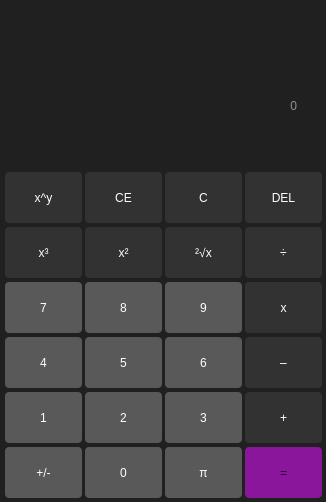
<?xml version="1.0" encoding="UTF-8"?>
<ui version="4.0">
 <class>MainWindowDialog</class>
 <widget class="QDialog" name="MainWindowDialog">
  <property name="geometry">
   <rect>
    <x>0</x>
    <y>0</y>
    <width>326</width>
    <height>502</height>
   </rect>
  </property>
  <property name="windowTitle">
   <string>Dialog</string>
  </property>
  <property name="styleSheet">
   <string notr="true">QDialog {
	background-color: rgb(32, 32, 32);
}</string>
  </property>
  <widget class="QPushButton" name="plusMinusBtn">
   <property name="geometry">
    <rect>
     <x>5</x>
     <y>447</y>
     <width>77</width>
     <height>51</height>
    </rect>
   </property>
   <property name="styleSheet">
    <string notr="true">QPushButton {
	background-color: rgb(89, 89, 89);
	border-radius: 4px;
	font: 700 20pt &quot;Segoe UI&quot;;
	color: rgb(255, 255, 255);
}

QPushButton::hover {
background-color: rgb(50, 50, 50);
}</string>
   </property>
   <property name="text">
    <string>+/-</string>
   </property>
  </widget>
  <widget class="QPushButton" name="zeroBtn">
   <property name="geometry">
    <rect>
     <x>85</x>
     <y>447</y>
     <width>77</width>
     <height>51</height>
    </rect>
   </property>
   <property name="styleSheet">
    <string notr="true">QPushButton {
	background-color: rgb(89, 89, 89);
	border-radius: 4px;
	font: 700 20pt &quot;Segoe UI&quot;;
	color: rgb(255, 255, 255);
}

QPushButton::hover {
background-color: rgb(50, 50, 50);
}</string>
   </property>
   <property name="text">
    <string>0</string>
   </property>
  </widget>
  <widget class="QPushButton" name="PiGreco">
   <property name="geometry">
    <rect>
     <x>165</x>
     <y>447</y>
     <width>77</width>
     <height>51</height>
    </rect>
   </property>
   <property name="styleSheet">
    <string notr="true">QPushButton {
	background-color: rgb(89, 89, 89);
	border-radius: 4px;
	font: 700 20pt &quot;Segoe UI&quot;;
	color: rgb(255, 255, 255);
}

QPushButton::hover {
background-color: rgb(50, 50, 50);
}</string>
   </property>
   <property name="text">
    <string>π</string>
   </property>
  </widget>
  <widget class="QPushButton" name="equalsBtn">
   <property name="geometry">
    <rect>
     <x>245</x>
     <y>447</y>
     <width>77</width>
     <height>51</height>
    </rect>
   </property>
   <property name="styleSheet">
    <string notr="true">QPushButton {
	background-color: rgb(138, 22, 155);
	border-radius: 4px;
	font: 700 20pt &quot;Segoe UI&quot;;
	color: rgb(38, 6, 43);
}

QPushButton::hover {
	background-color: rgb(115, 18, 130);
}</string>
   </property>
   <property name="text">
    <string>=</string>
   </property>
  </widget>
  <widget class="QPushButton" name="threeBtn">
   <property name="geometry">
    <rect>
     <x>165</x>
     <y>392</y>
     <width>77</width>
     <height>51</height>
    </rect>
   </property>
   <property name="styleSheet">
    <string notr="true">QPushButton {
	background-color: rgb(89, 89, 89);
	border-radius: 4px;
	font: 700 20pt &quot;Segoe UI&quot;;
	color: rgb(255, 255, 255);
}

QPushButton::hover {
background-color: rgb(50, 50, 50);
}</string>
   </property>
   <property name="text">
    <string>3</string>
   </property>
  </widget>
  <widget class="QPushButton" name="oneBtn">
   <property name="geometry">
    <rect>
     <x>5</x>
     <y>392</y>
     <width>77</width>
     <height>51</height>
    </rect>
   </property>
   <property name="styleSheet">
    <string notr="true">QPushButton {
	background-color: rgb(89, 89, 89);
	border-radius: 4px;
	font: 700 20pt &quot;Segoe UI&quot;;
	color: rgb(255, 255, 255);
}

QPushButton::hover {
background-color: rgb(50, 50, 50);
}</string>
   </property>
   <property name="text">
    <string>1</string>
   </property>
  </widget>
  <widget class="QPushButton" name="twoBtn">
   <property name="geometry">
    <rect>
     <x>85</x>
     <y>392</y>
     <width>77</width>
     <height>51</height>
    </rect>
   </property>
   <property name="styleSheet">
    <string notr="true">QPushButton {
	background-color: rgb(89, 89, 89);
	border-radius: 4px;
	font: 700 20pt &quot;Segoe UI&quot;;
	color: rgb(255, 255, 255);
}

QPushButton::hover {
background-color: rgb(50, 50, 50);
}</string>
   </property>
   <property name="text">
    <string>2</string>
   </property>
  </widget>
  <widget class="QPushButton" name="plusBtn">
   <property name="geometry">
    <rect>
     <x>245</x>
     <y>392</y>
     <width>77</width>
     <height>51</height>
    </rect>
   </property>
   <property name="styleSheet">
    <string notr="true">QPushButton {
	background-color: rgb(50, 50, 50);
	border-radius: 4px;
	font: 700 18pt &quot;Segoe UI&quot;;
	color: rgb(255, 255, 255);
}

QPushButton::hover {
	background-color: rgb(89, 89, 89);
}</string>
   </property>
   <property name="text">
    <string>+</string>
   </property>
  </widget>
  <widget class="QPushButton" name="fiveBtn">
   <property name="geometry">
    <rect>
     <x>85</x>
     <y>337</y>
     <width>77</width>
     <height>51</height>
    </rect>
   </property>
   <property name="styleSheet">
    <string notr="true">QPushButton {
	background-color: rgb(89, 89, 89);
	border-radius: 4px;
	font: 700 20pt &quot;Segoe UI&quot;;
	color: rgb(255, 255, 255);
}

QPushButton::hover {
background-color: rgb(50, 50, 50);
}</string>
   </property>
   <property name="text">
    <string>5</string>
   </property>
  </widget>
  <widget class="QPushButton" name="sixBtn">
   <property name="geometry">
    <rect>
     <x>165</x>
     <y>337</y>
     <width>77</width>
     <height>51</height>
    </rect>
   </property>
   <property name="styleSheet">
    <string notr="true">QPushButton {
	background-color: rgb(89, 89, 89);
	border-radius: 4px;
	font: 700 20pt &quot;Segoe UI&quot;;
	color: rgb(255, 255, 255);
}

QPushButton::hover {
background-color: rgb(50, 50, 50);
}</string>
   </property>
   <property name="text">
    <string>6</string>
   </property>
  </widget>
  <widget class="QPushButton" name="fourBtn">
   <property name="geometry">
    <rect>
     <x>5</x>
     <y>337</y>
     <width>77</width>
     <height>51</height>
    </rect>
   </property>
   <property name="styleSheet">
    <string notr="true">QPushButton {
	background-color: rgb(89, 89, 89);
	border-radius: 4px;
	font: 700 20pt &quot;Segoe UI&quot;;
	color: rgb(255, 255, 255);
}

QPushButton::hover {
background-color: rgb(50, 50, 50);
}</string>
   </property>
   <property name="text">
    <string>4</string>
   </property>
  </widget>
  <widget class="QPushButton" name="minusBtn">
   <property name="geometry">
    <rect>
     <x>245</x>
     <y>337</y>
     <width>77</width>
     <height>51</height>
    </rect>
   </property>
   <property name="styleSheet">
    <string notr="true">QPushButton {
	background-color: rgb(50, 50, 50);
	border-radius: 4px;
	font: 700 18pt &quot;Segoe UI&quot;;
	color: rgb(255, 255, 255);
}

QPushButton::hover {
background-color: rgb(89, 89, 89);
}</string>
   </property>
   <property name="text">
    <string>–</string>
   </property>
  </widget>
  <widget class="QPushButton" name="eightBtn">
   <property name="geometry">
    <rect>
     <x>85</x>
     <y>282</y>
     <width>77</width>
     <height>51</height>
    </rect>
   </property>
   <property name="styleSheet">
    <string notr="true">QPushButton {
	background-color: rgb(89, 89, 89);
	border-radius: 4px;
	font: 700 20pt &quot;Segoe UI&quot;;
	color: rgb(255, 255, 255);
}

QPushButton::hover {
background-color: rgb(50, 50, 50);
}</string>
   </property>
   <property name="text">
    <string>8</string>
   </property>
  </widget>
  <widget class="QPushButton" name="moltiplicationBtn">
   <property name="geometry">
    <rect>
     <x>245</x>
     <y>282</y>
     <width>77</width>
     <height>51</height>
    </rect>
   </property>
   <property name="styleSheet">
    <string notr="true">QPushButton {
	background-color: rgb(50, 50, 50);
	border-radius: 4px;
	font: 700 18pt &quot;Segoe UI&quot;;
	color: rgb(255, 255, 255);
}

QPushButton::hover {
background-color: rgb(89, 89, 89);
}</string>
   </property>
   <property name="text">
    <string>x</string>
   </property>
  </widget>
  <widget class="QPushButton" name="nineBtn">
   <property name="geometry">
    <rect>
     <x>165</x>
     <y>282</y>
     <width>77</width>
     <height>51</height>
    </rect>
   </property>
   <property name="styleSheet">
    <string notr="true">QPushButton {
	background-color: rgb(89, 89, 89);
	border-radius: 4px;
	font: 700 20pt &quot;Segoe UI&quot;;
	color: rgb(255, 255, 255);
}

QPushButton::hover {
background-color: rgb(50, 50, 50);
}</string>
   </property>
   <property name="text">
    <string>9</string>
   </property>
  </widget>
  <widget class="QPushButton" name="sevenBtn">
   <property name="geometry">
    <rect>
     <x>5</x>
     <y>282</y>
     <width>77</width>
     <height>51</height>
    </rect>
   </property>
   <property name="styleSheet">
    <string notr="true">QPushButton {
	background-color: rgb(89, 89, 89);
	border-radius: 4px;
	font: 700 20pt &quot;Segoe UI&quot;;
	color: rgb(255, 255, 255);
}

QPushButton::hover {
background-color: rgb(50, 50, 50);
}</string>
   </property>
   <property name="text">
    <string>7</string>
   </property>
  </widget>
  <widget class="QPushButton" name="X2_Btn">
   <property name="geometry">
    <rect>
     <x>85</x>
     <y>227</y>
     <width>77</width>
     <height>51</height>
    </rect>
   </property>
   <property name="styleSheet">
    <string notr="true">QPushButton {
	background-color: rgb(50, 50, 50);
	border-radius: 4px;
	font: 700 18pt &quot;Segoe UI&quot;;
	color: rgb(255, 255, 255);
}

QPushButton::hover {
background-color: rgb(89, 89, 89);
}</string>
   </property>
   <property name="text">
    <string>x²</string>
   </property>
  </widget>
  <widget class="QPushButton" name="DivisionBtn">
   <property name="geometry">
    <rect>
     <x>245</x>
     <y>227</y>
     <width>77</width>
     <height>51</height>
    </rect>
   </property>
   <property name="styleSheet">
    <string notr="true">QPushButton {
	background-color: rgb(50, 50, 50);
	border-radius: 4px;
	font: 700 18pt &quot;Segoe UI&quot;;
	color: rgb(255, 255, 255);
}

QPushButton::hover {
background-color: rgb(89, 89, 89);
}</string>
   </property>
   <property name="text">
    <string>÷</string>
   </property>
  </widget>
  <widget class="QPushButton" name="rootBtn">
   <property name="geometry">
    <rect>
     <x>165</x>
     <y>227</y>
     <width>77</width>
     <height>51</height>
    </rect>
   </property>
   <property name="styleSheet">
    <string notr="true">QPushButton {
	background-color: rgb(50, 50, 50);
	border-radius: 4px;
	font: 700 18pt &quot;Segoe UI&quot;;
	color: rgb(255, 255, 255);
}

QPushButton::hover {
background-color: rgb(89, 89, 89);
}</string>
   </property>
   <property name="text">
    <string>²√x</string>
   </property>
  </widget>
  <widget class="QPushButton" name="X3_Btn">
   <property name="geometry">
    <rect>
     <x>5</x>
     <y>227</y>
     <width>77</width>
     <height>51</height>
    </rect>
   </property>
   <property name="styleSheet">
    <string notr="true">QPushButton {
	background-color: rgb(50, 50, 50);
	border-radius: 4px;
	font: 700 18pt &quot;Segoe UI&quot;;
	color: rgb(255, 255, 255);
}

QPushButton::hover {
background-color: rgb(89, 89, 89);
}</string>
   </property>
   <property name="text">
    <string>x³</string>
   </property>
  </widget>
  <widget class="QPushButton" name="CE_Btn">
   <property name="geometry">
    <rect>
     <x>85</x>
     <y>172</y>
     <width>77</width>
     <height>51</height>
    </rect>
   </property>
   <property name="styleSheet">
    <string notr="true">QPushButton {
	background-color: rgb(50, 50, 50);
	border-radius: 4px;
	font: 700 18pt &quot;Segoe UI&quot;;
	color: rgb(255, 255, 255);
}

QPushButton::hover {
background-color: rgb(89, 89, 89);
}</string>
   </property>
   <property name="text">
    <string>CE</string>
   </property>
  </widget>
  <widget class="QPushButton" name="DEL_Btn">
   <property name="geometry">
    <rect>
     <x>245</x>
     <y>172</y>
     <width>77</width>
     <height>51</height>
    </rect>
   </property>
   <property name="styleSheet">
    <string notr="true">QPushButton {
	background-color: rgb(50, 50, 50);
	border-radius: 4px;
	font: 700 18pt &quot;Segoe UI&quot;;
	color: rgb(255, 255, 255);
}

QPushButton::hover {
background-color: rgb(89, 89, 89);
}</string>
   </property>
   <property name="text">
    <string>DEL</string>
   </property>
  </widget>
  <widget class="QPushButton" name="C_Btn">
   <property name="geometry">
    <rect>
     <x>165</x>
     <y>172</y>
     <width>77</width>
     <height>51</height>
    </rect>
   </property>
   <property name="styleSheet">
    <string notr="true">QPushButton {
	background-color: rgb(50, 50, 50);
	border-radius: 4px;
	font: 700 18pt &quot;Segoe UI&quot;;
	color: rgb(255, 255, 255);
}

QPushButton::hover {
background-color: rgb(89, 89, 89);
}</string>
   </property>
   <property name="text">
    <string>C</string>
   </property>
  </widget>
  <widget class="QPushButton" name="XY_Btn">
   <property name="geometry">
    <rect>
     <x>5</x>
     <y>172</y>
     <width>77</width>
     <height>51</height>
    </rect>
   </property>
   <property name="styleSheet">
    <string notr="true">QPushButton {
	background-color: rgb(50, 50, 50);
	border-radius: 4px;
	font: 700 17pt &quot;Segoe UI&quot;;
	color: rgb(255, 255, 255);
}

QPushButton::hover {
background-color: rgb(89, 89, 89);
}</string>
   </property>
   <property name="text">
    <string>x^y</string>
   </property>
  </widget>
  <widget class="QLineEdit" name="numbersBox">
   <property name="geometry">
    <rect>
     <x>15</x>
     <y>55</y>
     <width>301</width>
     <height>101</height>
    </rect>
   </property>
   <property name="layoutDirection">
    <enum>Qt::RightToLeft</enum>
   </property>
   <property name="styleSheet">
    <string notr="true">QLineEdit {
	font: 700 22pt &quot;Segoe UI&quot;;
	color: rgb(255, 255, 255);
	padding-left: 15px;
	background-color: rgb(32, 32, 32);
	border: 0px solid rgb(32, 32, 32);
	letter-spacing: 2px;
}</string>
   </property>
   <property name="text">
    <string/>
   </property>
   <property name="alignment">
    <set>Qt::AlignRight|Qt::AlignTrailing|Qt::AlignVCenter</set>
   </property>
   <property name="readOnly">
    <bool>true</bool>
   </property>
   <property name="placeholderText">
    <string>0</string>
   </property>
  </widget>
 </widget>
 <resources/>
 <connections/>
</ui>
